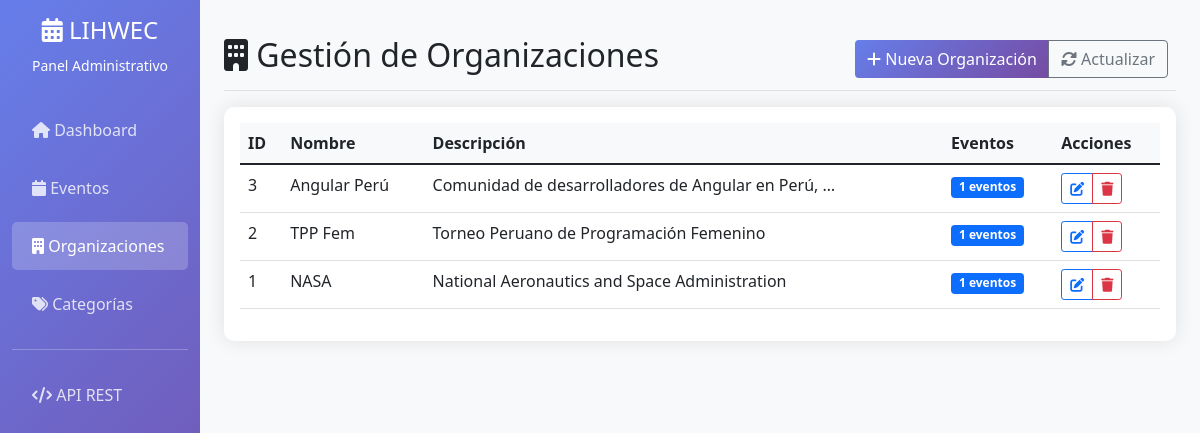
/api/admin-panel/organizations/, run on an earlier commit of the app's database.
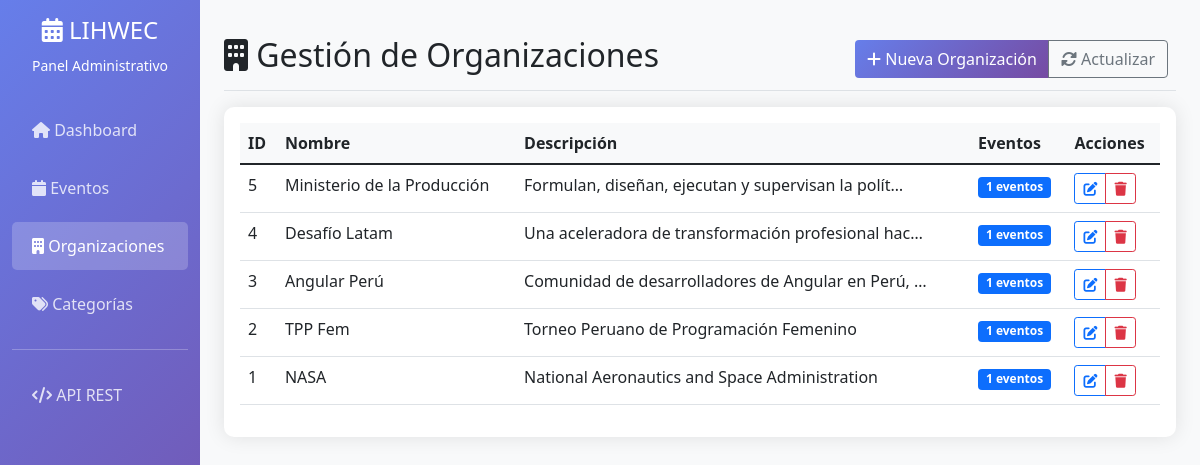
And on a later commit of the database.
### events/models.py (models this page shows, shortened)
class Organization(models.Model):
    name = models.CharField(max_length=100, unique=True)
    description = models.TextField(blank=True)

### events/admin_views.py (the view)
# urls.py: path('admin-panel/organizations/', OrganizationManagementView.as_view(), name='organization_management'),
class OrganizationManagementView(View):
    def get(self, request):
        organizations = Organization.objects.all().order_by('-id')
        context = {'organizations': organizations}
        return render(request, 'events/organization_management.html', context)

### events/templates/events/organization_management.html (shortened to what this page needs)
{% extends 'events/base.html' %}
{% block content %}
<div class="d-flex justify-content-between flex-wrap flex-md-nowrap align-items-center pt-3 pb-2 mb-3 border-bottom">
    <h1 class="h2"><i class="fas fa-building"></i> Gestión de Organizaciones</h1>
    <div class="btn-toolbar mb-2 mb-md-0">
        <div class="btn-group me-2">
            <button type="button" class="btn btn-primary" data-bs-toggle="modal" data-bs-target="#organizationModal"
                onclick="openOrganizationModal()">
                <i class="fas fa-plus"></i> Nueva Organización
            </button>
            <button type="button" class="btn btn-outline-secondary" onclick="location.reload()">
                <i class="fas fa-sync-alt"></i> Actualizar
            </button>
        </div>
    </div>
</div>
<div class="card">
    <div class="card-body">
        <div class="table-responsive">
            <table class="table table-hover">
                <thead>
                    <tr>
                        <th>ID</th>
                        <th>Nombre</th>
                        <th>Descripción</th>
                        <th>Eventos</th>
                        <th>Acciones</th>
                    </tr>
                </thead>
                <tbody>
                    {% for org in organizations %}
                    <tr id="org-{{ org.id }}">
                        <td>{{ org.id }}</td>
                        <td>{{ org.name }}</td>
                        <td>{{ org.description|truncatechars:50 }}</td>
                        <td>
                            <span class="badge bg-primary">{{ org.event_set.count }} eventos</span>
                        </td>
                        <td>
                            <div class="btn-group btn-group-sm">
                                <button class="btn btn-outline-primary" onclick="editOrganization({{ org.id }})"
                                    title="Editar">
                                    <i class="fas fa-edit"></i>
                                </button>
                                <button class="btn btn-outline-danger"
                                    onclick="deleteOrganization({{ org.id }}, '{{ org.name }}')" title="Eliminar">
                                    <i class="fas fa-trash"></i>
                                </button>
                            </div>
                        </td>
                    </tr>
                    {% endfor %}
                </tbody>
            </table>
        </div>
    </div>
</div>
{% endblock %}

What changed in the data, as far as the page shows it:
added Organization: id "5", name "Ministerio de la Producción", description "Formulan, diseñan, ejecutan y supervisan la polít…", event_set.count "1"
added Organization: id "4", name "Desafío Latam", description "Una aceleradora de transformación profesional hac…", event_set.count "1"
